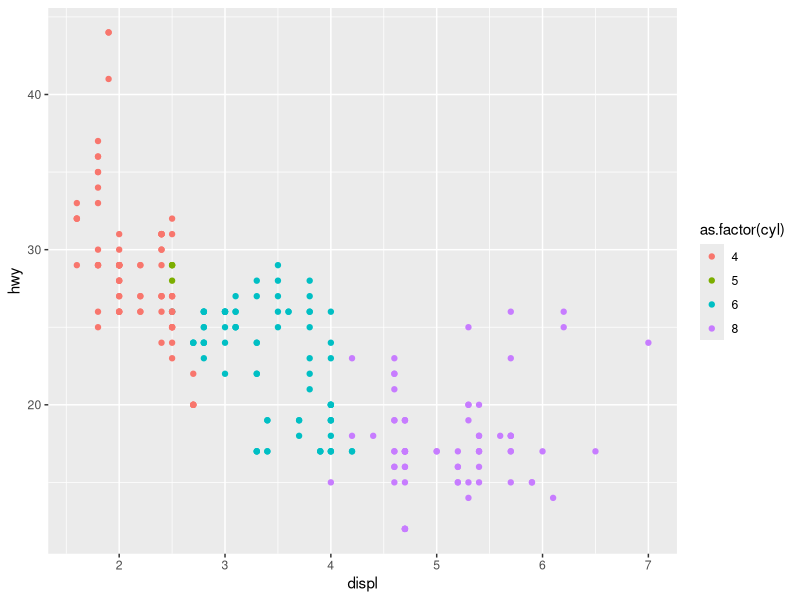
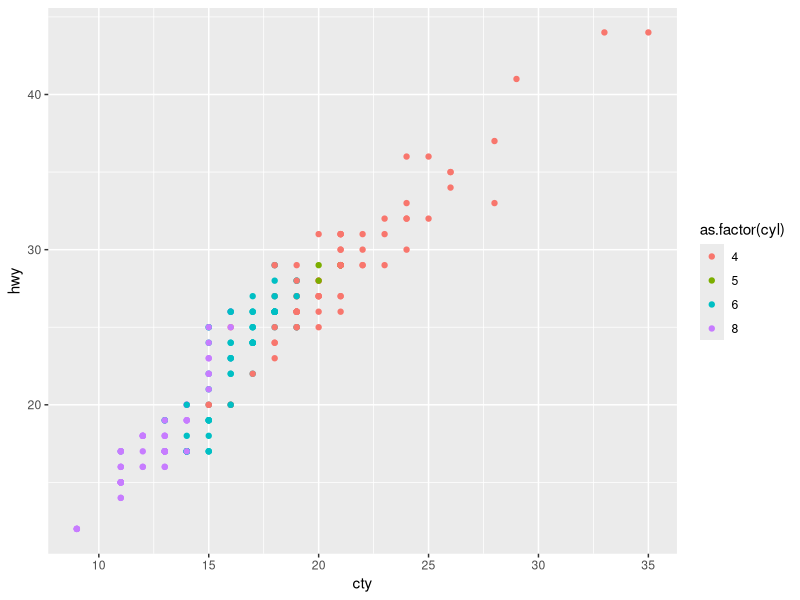
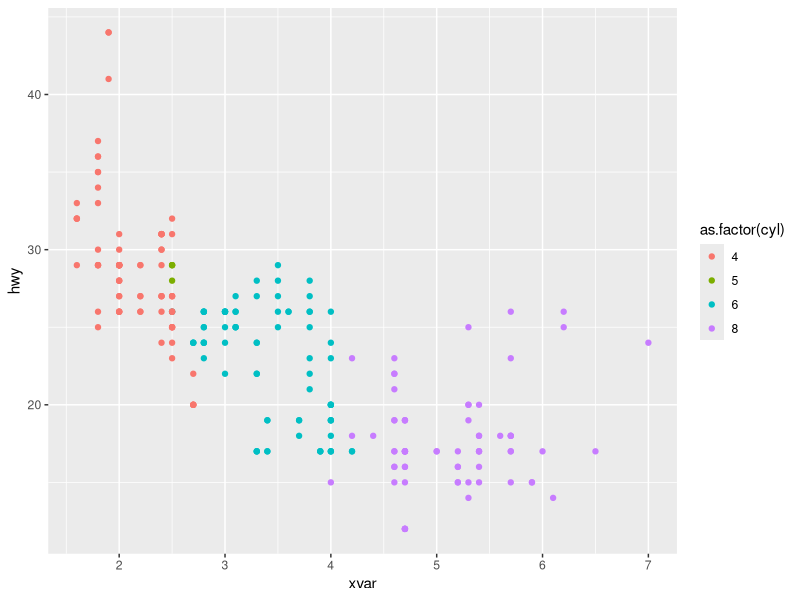
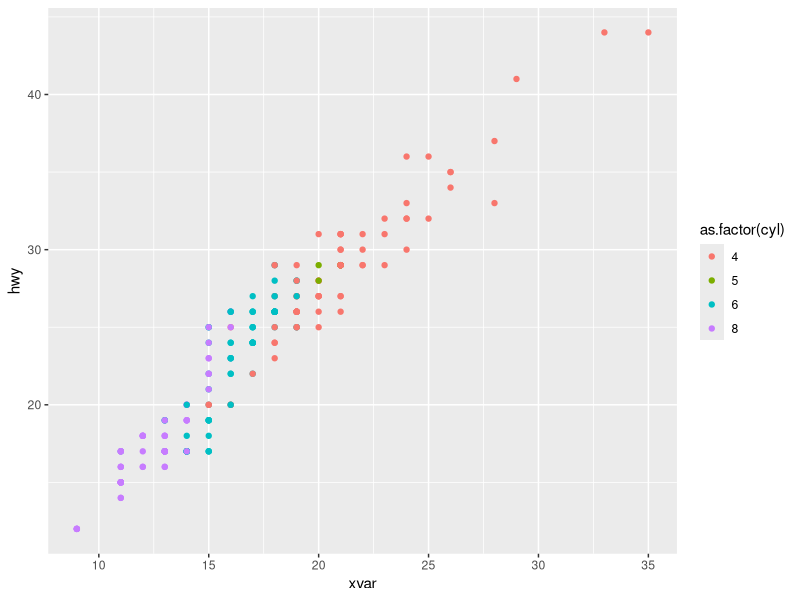

The R source for these figures, in order:
## ---- chunk 1

knitr::opts_chunk$set(echo = TRUE, message = F, fig.path = "../images/")

## ---- chunk 2
library(tidyverse)
head(mpg)

## ---- chunk 3
mpg %>%
  ggplot(aes(x = displ, y = hwy, color = as.factor(cyl))) + 
  geom_point() 

mpg %>%
  ggplot(aes(x = cty, y = hwy, color = as.factor(cyl))) + 
  geom_point()
## ---- chunk 4
carplot <- function(xvar){
  mpg %>%
    ggplot(aes(x = xvar, y = hwy, color = as.factor(cyl))) + 
    geom_point() 
}

carplot(mpg$displ)
carplot(mpg$cty)
